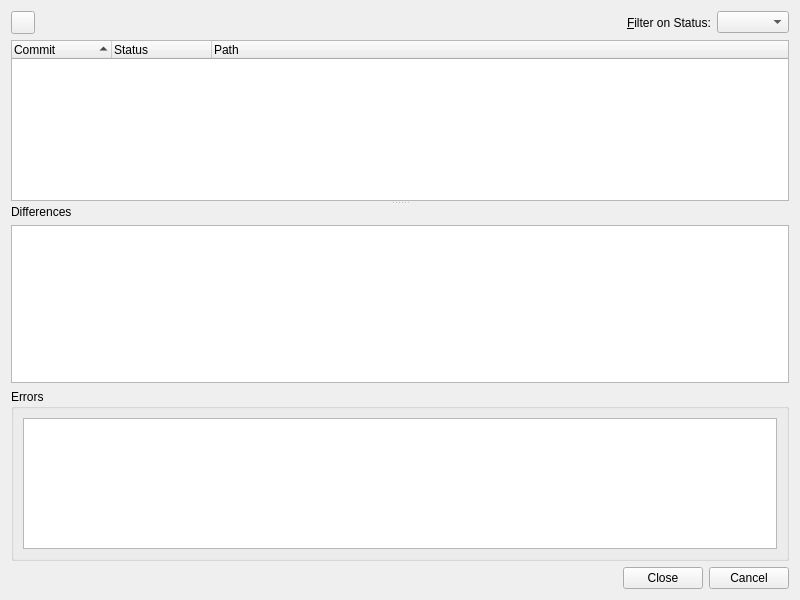
<?xml version="1.0" encoding="UTF-8"?>
<ui version="4.0">
 <class>HgStatusDialog</class>
 <widget class="QWidget" name="HgStatusDialog">
  <property name="geometry">
   <rect>
    <x>0</x>
    <y>0</y>
    <width>800</width>
    <height>600</height>
   </rect>
  </property>
  <property name="windowTitle">
   <string>Mercurial Status</string>
  </property>
  <property name="whatsThis">
   <string>&lt;b&gt;Mercurial Status&lt;/b&gt;
&lt;p&gt;This dialog shows the status of the selected file or project.&lt;/p&gt;</string>
  </property>
  <layout class="QVBoxLayout" name="verticalLayout">
   <item>
    <layout class="QHBoxLayout" name="horizontalLayout_2">
     <item>
      <widget class="QToolButton" name="actionsButton">
       <property name="toolTip">
        <string>Select action from menu</string>
       </property>
       <property name="popupMode">
        <enum>QToolButton::InstantPopup</enum>
       </property>
      </widget>
     </item>
     <item>
      <spacer name="horizontalSpacer_2">
       <property name="orientation">
        <enum>Qt::Horizontal</enum>
       </property>
       <property name="sizeHint" stdset="0">
        <size>
         <width>40</width>
         <height>20</height>
        </size>
       </property>
      </spacer>
     </item>
     <item>
      <widget class="QLabel" name="label">
       <property name="text">
        <string>&amp;Filter on Status:</string>
       </property>
       <property name="buddy">
        <cstring>statusFilterCombo</cstring>
       </property>
      </widget>
     </item>
     <item>
      <widget class="QComboBox" name="statusFilterCombo">
       <property name="toolTip">
        <string>Select the status of entries to be shown</string>
       </property>
       <property name="sizeAdjustPolicy">
        <enum>QComboBox::AdjustToContents</enum>
       </property>
      </widget>
     </item>
    </layout>
   </item>
   <item>
    <widget class="QSplitter" name="diffSplitter">
     <property name="sizePolicy">
      <sizepolicy hsizetype="Preferred" vsizetype="Expanding">
       <horstretch>0</horstretch>
       <verstretch>2</verstretch>
      </sizepolicy>
     </property>
     <property name="orientation">
      <enum>Qt::Vertical</enum>
     </property>
     <property name="childrenCollapsible">
      <bool>false</bool>
     </property>
     <widget class="QTreeWidget" name="statusList">
      <property name="sizePolicy">
       <sizepolicy hsizetype="Expanding" vsizetype="Expanding">
        <horstretch>0</horstretch>
        <verstretch>0</verstretch>
       </sizepolicy>
      </property>
      <property name="alternatingRowColors">
       <bool>true</bool>
      </property>
      <property name="selectionMode">
       <enum>QAbstractItemView::ExtendedSelection</enum>
      </property>
      <property name="rootIsDecorated">
       <bool>false</bool>
      </property>
      <property name="sortingEnabled">
       <bool>true</bool>
      </property>
      <column>
       <property name="text">
        <string>Commit</string>
       </property>
      </column>
      <column>
       <property name="text">
        <string>Status</string>
       </property>
      </column>
      <column>
       <property name="text">
        <string>Path</string>
       </property>
      </column>
     </widget>
     <widget class="QWidget" name="layoutWidget">
      <layout class="QVBoxLayout" name="verticalLayout_2">
       <item>
        <widget class="QLabel" name="diffLabel">
         <property name="text">
          <string>Differences</string>
         </property>
        </widget>
       </item>
       <item>
        <widget class="QTextEdit" name="diffEdit">
         <property name="sizePolicy">
          <sizepolicy hsizetype="Expanding" vsizetype="Expanding">
           <horstretch>0</horstretch>
           <verstretch>0</verstretch>
          </sizepolicy>
         </property>
         <property name="tabChangesFocus">
          <bool>true</bool>
         </property>
         <property name="lineWrapMode">
          <enum>QTextEdit::NoWrap</enum>
         </property>
         <property name="readOnly">
          <bool>true</bool>
         </property>
         <property name="acceptRichText">
          <bool>false</bool>
         </property>
        </widget>
       </item>
      </layout>
     </widget>
    </widget>
   </item>
   <item>
    <widget class="QGroupBox" name="errorGroup">
     <property name="sizePolicy">
      <sizepolicy hsizetype="Preferred" vsizetype="Expanding">
       <horstretch>0</horstretch>
       <verstretch>1</verstretch>
      </sizepolicy>
     </property>
     <property name="title">
      <string>Errors</string>
     </property>
     <layout class="QVBoxLayout">
      <item>
       <widget class="QTextEdit" name="errors">
        <property name="readOnly">
         <bool>true</bool>
        </property>
        <property name="acceptRichText">
         <bool>false</bool>
        </property>
       </widget>
      </item>
     </layout>
    </widget>
   </item>
   <item>
    <widget class="QDialogButtonBox" name="buttonBox">
     <property name="orientation">
      <enum>Qt::Horizontal</enum>
     </property>
     <property name="standardButtons">
      <set>QDialogButtonBox::Cancel|QDialogButtonBox::Close</set>
     </property>
    </widget>
   </item>
  </layout>
 </widget>
 <pixmapfunction>qPixmapFromMimeSource</pixmapfunction>
 <tabstops>
  <tabstop>actionsButton</tabstop>
  <tabstop>statusFilterCombo</tabstop>
  <tabstop>statusList</tabstop>
  <tabstop>diffEdit</tabstop>
  <tabstop>errors</tabstop>
 </tabstops>
 <resources/>
 <connections/>
</ui>
